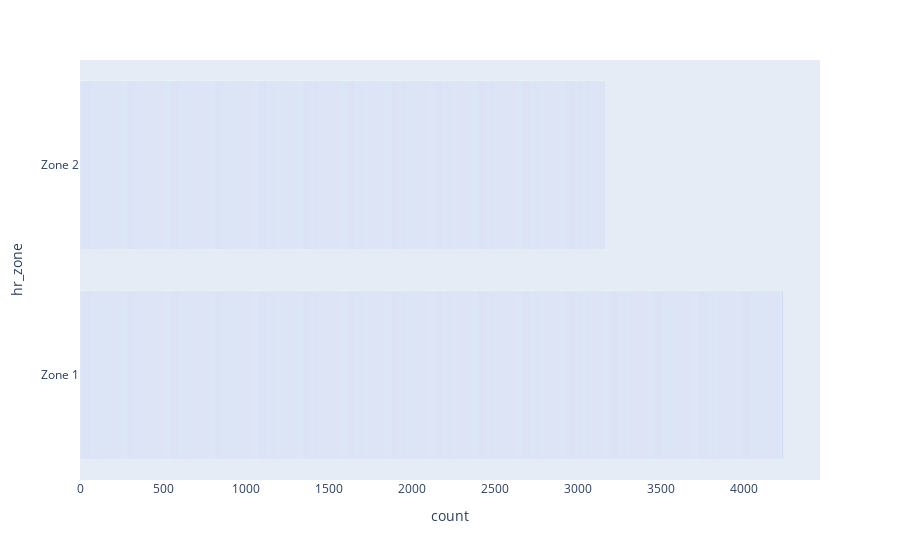

The notebook cell saved with this chart:
### Code cell
import plotly.express as px
fig = px.bar(activity, y='hr_zone')
fig.add_bar(len(activity.loc[activity["hr_zone"]=="Zone 1"]))
fig.show()

### Figure 1 — Plotly figure (JSON) as saved in the notebook; plotly's stock layout.template omitted (floating-point values rounded to 4 significant figures; data arrays with more than 128 entries replaced by an {"elided": "..."} marker saying what was removed)
{"data": [{"alignmentgroup": "True", "hovertemplate": "count=%{x}<br>hr_zone=%{y}<extra></extra>", "legendgroup": "", "marker": {"color": "#636efa", "pattern": {"shape": ""}}, "name": "", "offsetgroup": "", "orientation": "h", "showlegend": false, "textposition": "auto", "type": "bar", "x": {"elided": "7394 int values"}, "xaxis": "x", "y": {"elided": "7394 str values"}, "yaxis": "y"}, {"alignmentgroup": "4234", "type": "bar"}], "layout": {"barmode": "relative", "legend": {"tracegroupgap": 0}, "margin": {"t": 60}, "xaxis": {"anchor": "y", "domain": [0, 1], "title": {"text": "count"}}, "yaxis": {"anchor": "x", "domain": [0, 1], "title": {"text": "hr_zone"}}}}
